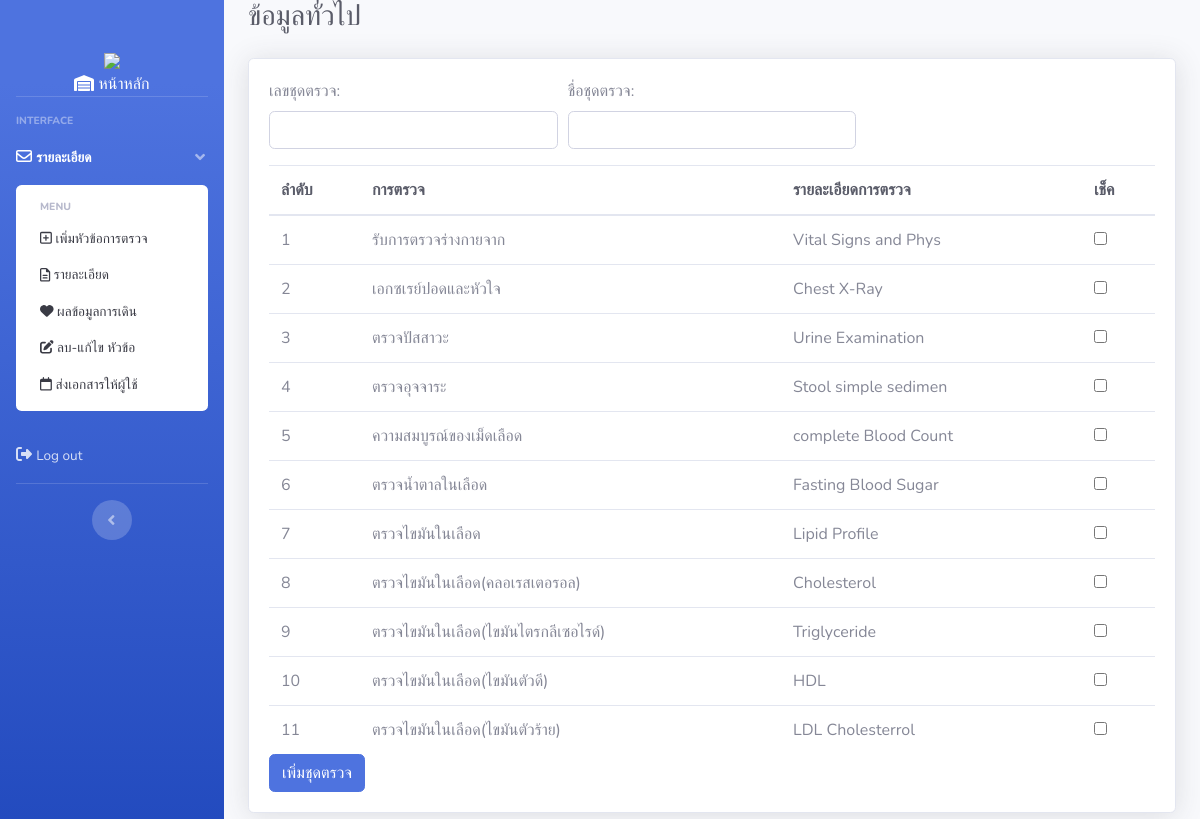
The page /project_health/admin/view_check.php on the database its author committed.
### tables this page shows
CREATE TABLE `health_checkup` (
  `id_topic` int(10) NOT NULL,
  `checkup_subject` varchar(255) NOT NULL COMMENT 'เรื่องที่ตรวจ',
  `checkup_details` varchar(255) NOT NULL COMMENT 'รายละเอียด'
);

### project_health/admin/view_check.php (the view, shortened to what this page needs)
<?php
require_once '../config/db.php';
function fetchDataFromDatabase()
{
    global $conn;
    $data = array();
    $sql = "SELECT * FROM health_checkup";
    $result = $conn->query($sql);
    if ($result) {
        while ($row = $result->fetch(PDO::FETCH_ASSOC)) {
            $data[] = $row;
        }
    }
    return $data;
}
?>
<!DOCTYPE html>
<html lang="en">
<head>
    <link href="../vendor/fontawesome-free/css/all.min.css" rel="stylesheet" type="text/css">
    <link href="../css/sb-admin-2.min.css" rel="stylesheet">
</head>
<body id="page-top">
    <div id="wrapper">
        <?php include "header/header.php"; ?>
        <div id="content-wrapper" class="d-flex flex-column">
            <div id="content">
                <div class="container-fluid">
                    <h1 class="h3 mb-4 text-gray-800">ข้อมูลทั่วไป</h1>
                    <div class="card shadow mb-4">
                        <div class="card-body">
                            <form method="post" action="add_data/add_test_set.php">
                                <div class="form-row mb-3">
                                    <div class="col-md-4">
                                        <label for="testSetNumber">เลขชุดตรวจ:</label>
                                        <input type="text" class="form-control" id="testSetNumber" name="testSetNumber">
                                    </div>
                                    <div class="col-md-4">
                                        <label for="testSetName">ชื่อชุดตรวจ:</label>
                                        <input type="text" class="form-control" id="testSetName" name="testSetName">
                                    </div>
                                </div>
                                <div class="table-responsive">
                                    <table class="table my-0" id="dataTable">
                                        <thead>
                                            <tr>
                                                <th class="text-dark">ลำดับ</th>
                                                <th class="text-dark">การตรวจ</th>
                                                <th class="text-dark">รายละเอียดการตรวจ</th>
                                                <th class="text-dark">เช็ค</th>
                                            </tr>
                                        </thead>
                                        <tbody>
                                            <?php
                                            $data = fetchDataFromDatabase();
                                            $counter = 1;
                                            foreach ($data as $row) {
                                                echo "<tr>";
                                                echo "<td>{$counter}</td>";
                                                echo "<td>" . $row['checkup_subject'] . "</td>";
                                                echo "<td>" . $row['checkup_details'] . "</td>";
                                                echo "<td><input type='checkbox' name='selected_rows[]' value='" . $row['id_topic'] . "'></td>";
                                                echo "</tr>";
                                                $counter++;
                                            }
                                            ?>
                                        </tbody>
                                    </table>
                                </div>
                                <button type="submit" class="btn btn-primary">เพิ่มชุดตรวจ</button>
                            </form>
                        </div>
                    </div>
                </div>
            </div>
        </div>
    </div>
</body>
</html>

### project_health/admin/header/header.php (shortened to what this page needs)
<ul class="navbar-nav bg-gradient-primary sidebar sidebar-dark accordion" id="accordionSidebar">
  <br>
    <div ALIGN = "center" class="sidebar-brand-icon rotate-n-0">
      <img class="sidebar-brand-icon rotate-n-0" src="../image/logo.png" width="65">
    </div>
  <li  ALIGN = "center" class="nav-item">
      <a class="collapse-item" href="admin_dashboard.php">
      <i style="color: white;" class="fas fa-warehouse" ></i>
      <span style="color: white;">หน้าหลัก</span>
    </a>
  </li>
  <hr class="sidebar-divider">
  <div class="sidebar-heading">
    Interface
  </div>
  <li class="nav-item active">
    <a class="nav-link" href="#" data-toggle="collapse" data-target="#collapseTwo" aria-expanded="true" aria-controls="collapseTwo">
    <i class="far fa-envelope"></i>
      <span>รายละเอียด</span>
    </a>
    <div id="collapseTwo" class="collapse show" aria-labelledby="headingTwo" data-parent="#accordionSidebar">
      <div class="bg-white py-2 collapse-inner rounded">
        <h6 class="collapse-header">Menu</h6>
        <a class="collapse-item" href="add_item.php">
        <i class="far fa-plus-square"></i>
          <span>เพิ่มหัวข้อการตรวจ</span></a>
        <a class="collapse-item" href="view_check.php">
        <i class="far fa-file-alt"></i>
          <span>รายละเอียด</span></a>
        <a class="collapse-item" href="walk_view_user.php">
          <i class="fas fa-heart"></i>
          <span>ผลข้อมูลการเดิน</span></a>
          <a class="collapse-item" href="view_edit.php">
          <i class="fas fa-edit"></i>
          <span>ลบ-แก้ไข หัวข้อ</span></a>
        <a class="collapse-item" href="appointment.php">
          <i class="far fa-calendar"></i>
          <span>ส่งเอกสารให้ผู้ใช้</span></a>
      </div>
    </div>
  </li>
  <li class="nav-item">
    <a class="nav-link" href="../logout.php">
      <i class="fas fa-sign-out-alt"></i>
      <span>Log out</span></a>
  </li>
  <hr class="sidebar-divider d-none d-md-block">
  <div class="text-center d-none d-md-inline">
    <button class="rounded-circle border-0" id="sidebarToggle"></button>
  </div>
</ul>

### rows shown on the page
health_checkup: checkup_subject "รับการตรวจร่างกายจาก", checkup_details "Vital Signs and Phys"
health_checkup: checkup_subject "เอกซเรย์ปอดและหัวใจ", checkup_details "Chest X-Ray"
health_checkup: checkup_subject "ตรวจปัสสาวะ", checkup_details "Urine Examination"
health_checkup: checkup_subject "ตรวจอุจจาระ", checkup_details "Stool simple sedimen"
health_checkup: checkup_subject "ความสมบูรณ์ของเม็ดเลือด", checkup_details "complete Blood Count"
health_checkup: checkup_subject "ตรวจน้ำตาลในเลือด", checkup_details "Fasting Blood Sugar"
health_checkup: checkup_subject "ตรวจไขมันในเลือด", checkup_details "Lipid Profile"
health_checkup: checkup_subject "ตรวจไขมันในเลือด(คลอเรสเตอรอล)", checkup_details "Cholesterol"
health_checkup: checkup_subject "ตรวจไขมันในเลือด(ไขมันไตรกลีเซอไรด์)", checkup_details "Triglyceride"
health_checkup: checkup_subject "ตรวจไขมันในเลือด(ไขมันตัวดี)", checkup_details "HDL"
health_checkup: checkup_subject "ตรวจไขมันในเลือด(ไขมันตัวร้าย)", checkup_details "LDL Cholesterrol"
